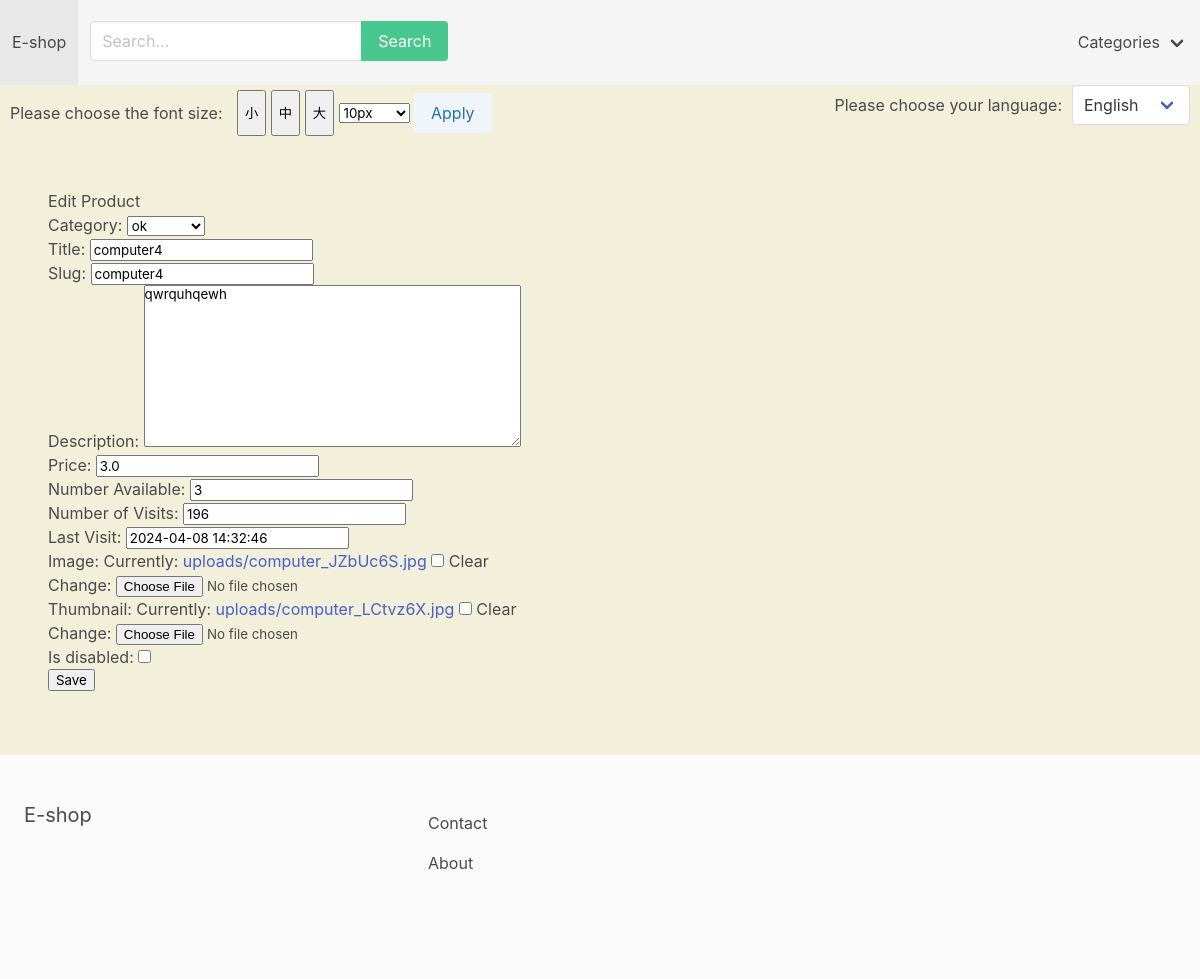
The app's page /productManager/edit/8/, older data.
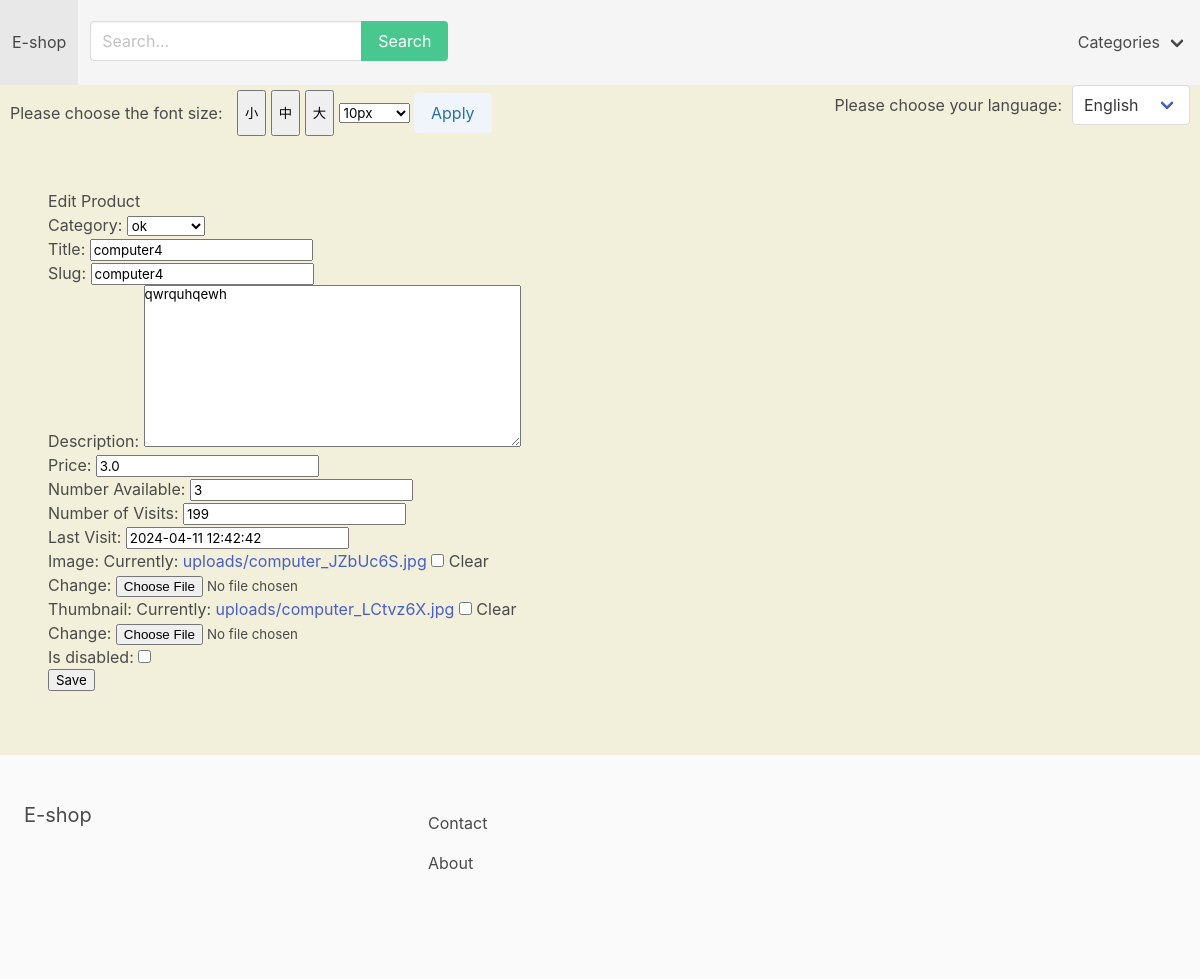
The same page, newer data.
### apps/store/models.py (models this page shows, shortened)
class Product(models.Model):
    category = models.ForeignKey(Category, related_name='products', on_delete=models.CASCADE)
    title = models.CharField(max_length=255, verbose_name=_('Title'))
    slug = models.SlugField(max_length=255, verbose_name=_('Slug'))
    description = models.TextField(blank=True, null=True, verbose_name=_('Description'))
    price = models.FloatField(verbose_name=_('Price'))
    num_available = models.IntegerField(default=1, verbose_name=_('Number Available'))
    num_visits = models.IntegerField(default=0, verbose_name=_('Number of Visits'))
    last_visit = models.DateTimeField(blank=True, null=True, verbose_name=_('Last Visit'))
    image = models.ImageField(upload_to='uploads/', blank=True, null=True)
    thumbnail = models.ImageField(upload_to='uploads/', blank=True, null=True)
    date_added = models.DateTimeField(auto_now_add=True)
    is_disabled = models.BooleanField(default=False)
    class Meta:
        ordering = ('-date_added',)
    """def save(self, *args, **kwargs):
        self.thumbnail = self.make_thumbnail(self.image)

        super().save(*args, **kwargs)"""

### apps/store/views.py (the view, shortened to what this page needs)
# urls.py: path('productManager/edit/<int:pk>/', editProductView.as_view(), name='editProduct'),
class editProductView(UpdateView):
    model = Product
    template_name = "edit_product.html"
    fields = '__all__'

### apps/cart/context_processors.py (called while the page is built)
def cart(request):
    return {'cart': Cart(request)}

### apps/store/context_processors.py (called while the page is built)
def menu_categories(request):
    categories = Category.objects.all()
    return {'menu_categories': categories}

### apps/store/models.py (called while the page is built)
    def __str__(self):
        return self.title

### apps/core/templates/edit_product.html
{% extends 'managerBase.html'%}
{% block content %}
<h1>Edit Product</h1>
<form method="POST" action="" enctype="multipart/form-data">{% csrf_token %}
    {{ form.as_p }}
    <input type="submit" value="Save">
</form>
{% endblock %}

Row changes from the older to the newer data that the page shows:
changed Product "ok": num_visits "196" → "199"; last_visit "2024-04-08 14:32:46" → "2024-04-11 12:42:42"
